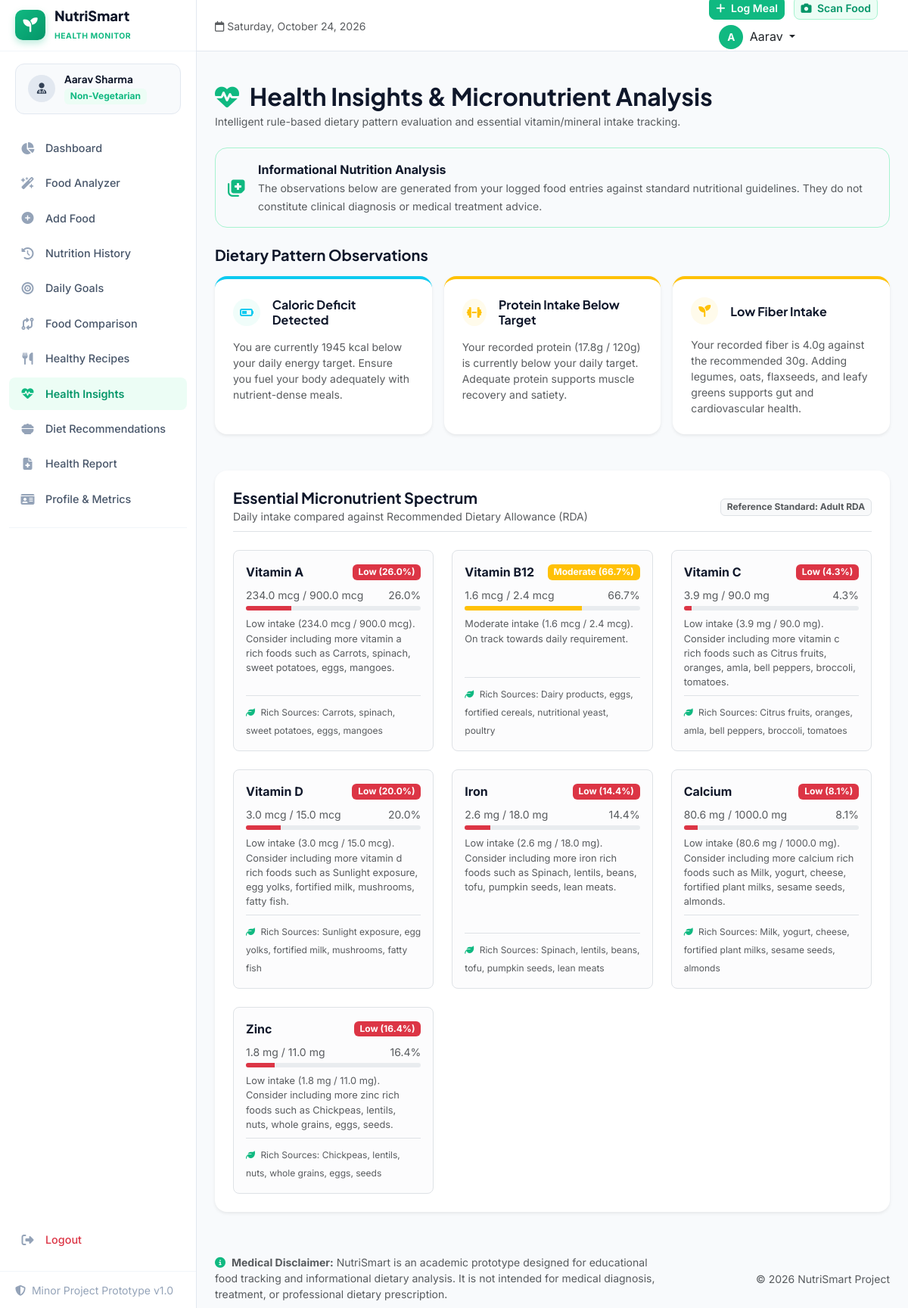
/insights (signed in), run on the app's committed database.
### models.py (models this page shows, shortened)
class User(db.Model):
    __tablename__ = 'users'
    id = db.Column(db.Integer, primary_key=True)
    name = db.Column(db.String(100), nullable=False)
    email = db.Column(db.String(120), unique=True, nullable=False, index=True)
    password_hash = db.Column(db.String(255), nullable=False)
    age = db.Column(db.Integer, nullable=False)
    gender = db.Column(db.String(20), nullable=False)  # 'Male', 'Female', 'Other'
    height = db.Column(db.Float, nullable=False)        # in cm
    weight = db.Column(db.Float, nullable=False)        # in kg
    activity_level = db.Column(db.String(50), nullable=False) # 'Sedentary', 'Lightly Active', 'Moderately Active', 'Very Active'
    dietary_preference = db.Column(db.String(50), nullable=False) # 'Vegetarian', 'Non-Vegetarian', 'Vegan', 'Eggetarian'
    created_at = db.Column(db.DateTime, default=datetime.utcnow)
    logs = db.relationship('FoodLog', backref='user', lazy=True, cascade='all, delete-orphan')
    water_logs = db.relationship('WaterLog', backref='user', lazy=True, cascade='all, delete-orphan')
    goals = db.relationship('NutritionGoal', backref='user', uselist=False, lazy=True, cascade='all, delete-orphan')

### app.py (the view)
@app.route('/insights')
@login_required
def insights():
    user = get_current_user()
    today_totals, _ = calculate_day_totals(user.id, date.today())
    goals = user.goals
    rule_insights = analyze_health_insights(today_totals, goals)
    micronutrient_analysis = analyze_micronutrients(today_totals)
    return render_template(
        'insights.html',
        user=user,
        today_totals=today_totals,
        goals=goals,
        insights=rule_insights,
        micronutrients=micronutrient_analysis
    )

### app.py (called while the page is built)
def login_required(f):
    @wraps(f)
    def decorated_function(*args, **kwargs):
        if 'user_id' not in session:
            flash('Please log in to access this page.', 'warning')
            return redirect(url_for('login', next=request.url))
        return f(*args, **kwargs)
    return decorated_function

def get_current_user():
    if 'user_id' in session:
        return db.session.get(User, session['user_id'])
    return None

@app.context_processor
def inject_global_data():
    return {
        'current_user': get_current_user(),
        'current_year': datetime.now().year,
        'today_date': date.today().strftime('%A, %B %d, %Y')
    }

### templates/insights.html (shortened to what this page needs)
{% extends "base.html" %}
{% block content %}
<div class="container-fluid px-4 py-4">
    <div class="mb-4">
        <h2 class="fw-bold text-slate mb-1">
            <i class="fa-solid fa-heart-pulse text-emerald me-2"></i> Health Insights & Micronutrient Analysis
        </h2>
        <p class="text-muted small mb-0">
            Intelligent rule-based dietary pattern evaluation and essential vitamin/mineral intake tracking.
        </p>
    </div>
    <div class="alert alert-soft-emerald border border-emerald-subtle rounded-4 p-3 mb-4">
        <div class="d-flex align-items-center">
            <i class="fa-solid fa-notes-medical text-emerald fs-4 me-3"></i>
            <div>
                <strong class="text-slate d-block">Informational Nutrition Analysis</strong>
                <span class="text-muted small">The observations below are generated from your logged food entries against standard nutritional guidelines. They do not constitute clinical diagnosis or medical treatment advice.</span>
            </div>
        </div>
    </div>
    <h5 class="fw-bold text-slate mb-3">Dietary Pattern Observations</h5>
    <div class="row g-3 mb-5">
        {% for insight in insights %}
            <div class="col-md-6 col-lg-4">
                <div class="card h-100 border-0 shadow-sm rounded-4 p-4 bg-white border-top border-4 {% if insight.type == 'warning' %}border-warning{% elif insight.type == 'success' %}border-success{% else %}border-info{% endif %}">
                    <div class="d-flex align-items-center mb-3">
                        <div class="icon-box-sm {% if insight.type == 'warning' %}bg-soft-warning text-warning{% elif insight.type == 'success' %}bg-soft-emerald text-emerald{% else %}bg-soft-info text-info{% endif %} rounded-circle me-3 text-center">
                            <i class="fa-solid {{ insight.icon }}"></i>
                        </div>
                        <h6 class="fw-bold text-slate mb-0">{{ insight.title }}</h6>
                    </div>
                    <p class="text-muted small mb-0">{{ insight.message }}</p>
                </div>
            </div>
        {% endfor %}
    </div>
    <div class="card border-0 shadow-sm rounded-4 p-4 bg-white mb-4">
        <div class="d-flex flex-column flex-md-row justify-content-between align-items-md-center gap-2 mb-4 pb-2 border-bottom">
            <div>
                <h5 class="fw-bold text-slate mb-0">Essential Micronutrient Spectrum</h5>
                <small class="text-muted">Daily intake compared against Recommended Dietary Allowance (RDA)</small>
            </div>
            <span class="badge bg-light text-muted border">Reference Standard: Adult RDA</span>
        </div>
        <div class="row g-4">
            {% for micro in micronutrients %}
                <div class="col-md-6 col-lg-4">
                    <div class="p-3 rounded-3 border bg-light-subtle h-100 d-flex flex-column justify-content-between">
                        <div>
                            <div class="d-flex justify-content-between align-items-center mb-2">
                                <strong class="text-slate">{{ micro.name }}</strong>
                                <span class="badge bg-{{ micro.status_class }} text-white">{{ micro.status }} ({{ micro.percentage }}%)</span>
                            </div>
                            <div class="d-flex justify-content-between text-muted small mb-1">
                                <span>{{ micro.current }} {{ micro.unit }} / {{ micro.rda }} {{ micro.unit }}</span>
                                <span>{{ micro.percentage }}%</span>
                            </div>
                            <div class="progress mb-2" style="height: 6px;">
                                <div class="progress-bar bg-{{ micro.status_class }}" style="width: {{ micro.percentage }}%;"></div>
                            </div>
                            <p class="text-muted small mb-2" style="font-size: 0.8rem;">
                                {{ micro.guidance }}
                            </p>
                        </div>
                        <div class="border-top pt-2 mt-auto">
                            <small class="text-muted" style="font-size: 0.75rem;">
                                <i class="fa-solid fa-leaf text-emerald me-1"></i> Rich Sources: {{ micro.sources }}
                            </small>
                        </div>
                    </div>
                </div>
            {% endfor %}
        </div>
    </div>
</div>
{% endblock %}

### templates/base.html (shortened to what this page needs)
<!DOCTYPE html>
<html lang="en">
<head>
    <link href="https://cdn.jsdelivr.net/npm/bootstrap@5.3.2/dist/css/bootstrap.min.css" rel="stylesheet">
    <link rel="stylesheet" href="https://cdnjs.cloudflare.com/ajax/libs/font-awesome/6.5.1/css/all.min.css">
    <link rel="stylesheet" href="{{ url_for('static', filename='css/style.css') }}">
</head>
<body class="{% if current_user %}app-body{% else %}landing-body{% endif %}">
{% if current_user %}
    <div class="app-layout">
        <aside class="app-sidebar" id="appSidebar">
            <div class="sidebar-header">
                <a href="{{ url_for('dashboard') }}" class="brand-link">
                    <div class="brand-icon">
                        <i class="fa-solid fa-seedling"></i>
                    </div>
                    <div class="brand-text">
                        <span class="brand-title">NutriSmart</span>
                        <span class="brand-tag">Health Monitor</span>
                    </div>
                </a>
            </div>
            <div class="sidebar-user-card">
                <div class="user-avatar">
                    <i class="fa-solid fa-user-doctor"></i>
                </div>
                <div class="user-info">
                    <h6 class="user-name">{{ current_user.name }}</h6>
                    <span class="badge bg-soft-emerald text-emerald">{{ current_user.dietary_preference }}</span>
                </div>
            </div>
            <nav class="sidebar-nav">
                <ul class="nav-list">
                    <li class="nav-item">
                        <a href="{{ url_for('dashboard') }}" class="nav-link {% if request.endpoint == 'dashboard' %}active{% endif %}">
                            <i class="fa-solid fa-chart-pie"></i>
                            <span>Dashboard</span>
                        </a>
                    </li>
                    <li class="nav-item">
                        <a href="{{ url_for('food_analyzer') }}" class="nav-link {% if request.endpoint == 'food_analyzer' %}active{% endif %}">
                            <i class="fa-solid fa-wand-magic-sparkles"></i>
                            <span>Food Analyzer</span>
                        </a>
                    </li>
                    <li class="nav-item">
                        <a href="{{ url_for('add_food') }}" class="nav-link {% if request.endpoint == 'add_food' %}active{% endif %}">
                            <i class="fa-solid fa-circle-plus"></i>
                            <span>Add Food</span>
                        </a>
                    </li>
                    <li class="nav-item">
                        <a href="{{ url_for('history') }}" class="nav-link {% if request.endpoint == 'history' %}active{% endif %}">
                            <i class="fa-solid fa-clock-rotate-left"></i>
                            <span>Nutrition History</span>
                        </a>
                    </li>
                    <li class="nav-item">
                        <a href="{{ url_for('goals') }}" class="nav-link {% if request.endpoint == 'goals' %}active{% endif %}">
                            <i class="fa-solid fa-bullseye"></i>
                            <span>Daily Goals</span>
                        </a>
                    </li>
                    <li class="nav-item">
                        <a href="{{ url_for('compare') }}" class="nav-link {% if request.endpoint == 'compare' %}active{% endif %}">
                            <i class="fa-solid fa-code-compare"></i>
                            <span>Food Comparison</span>
                        </a>
                    </li>
                    <li class="nav-item">
                        <a href="{{ url_for('recipes') }}" class="nav-link {% if request.endpoint == 'recipes' %}active{% endif %}">
                            <i class="fa-solid fa-utensils"></i>
                            <span>Healthy Recipes</span>
                        </a>
                    </li>
                    <li class="nav-item">
                        <a href="{{ url_for('insights') }}" class="nav-link {% if request.endpoint == 'insights' %}active{% endif %}">
                            <i class="fa-solid fa-heart-pulse"></i>
                            <span>Health Insights</span>
                        </a>
                    </li>
                    <li class="nav-item">
                        <a href="{{ url_for('recommendations') }}" class="nav-link {% if request.endpoint == 'recommendations' %}active{% endif %}">
                            <i class="fa-solid fa-bowl-food"></i>
                            <span>Diet Recommendations</span>
                        </a>
                    </li>
                    <li class="nav-item">
                        <a href="{{ url_for('report') }}" class="nav-link {% if request.endpoint == 'report' %}active{% endif %}">
                            <i class="fa-solid fa-file-medical"></i>
                            <span>Health Report</span>
                        </a>
                    </li>
                    <li class="nav-item">
                        <a href="{{ url_for('profile') }}" class="nav-link {% if request.endpoint == 'profile' %}active{% endif %}">
                            <i class="fa-solid fa-id-card"></i>
                            <span>Profile & Metrics</span>
                        </a>
                    </li>
                </ul>
                <div class="sidebar-divider"></div>
                <ul class="nav-list mt-auto">
                    <li class="nav-item">
                        <a href="{{ url_for('logout') }}" class="nav-link text-danger">
                            <i class="fa-solid fa-right-from-bracket"></i>
                            <span>Logout</span>
                        </a>
                    </li>
                </ul>
            </nav>
            <div class="sidebar-footer-note">
                <small><i class="fa-solid fa-shield-halved me-1"></i> Minor Project Prototype v1.0</small>
            </div>
        </aside>
        <div class="app-main">
            <header class="app-topbar">
                <div class="topbar-left">
                    <div class="page-context">
                        <span class="text-muted small"><i class="fa-regular fa-calendar me-1"></i>{{ today_date }}</span>
                    </div>
                </div>
                <div class="topbar-right">
                    <a href="{{ url_for('add_food') }}" class="btn btn-sm btn-emerald me-2">
                        <i class="fa-solid fa-plus me-1"></i> Log Meal
                    </a>
                    <a href="{{ url_for('food_analyzer') }}" class="btn btn-sm btn-soft-emerald me-3">
                        <i class="fa-solid fa-camera me-1"></i> Scan Food
                    </a>
                    <div class="dropdown">
                        <button class="btn btn-profile-dropdown dropdown-toggle" type="button" data-bs-toggle="dropdown">
                            <span class="user-badge-initial">{{ current_user.name[0] }}</span>
                            <span class="d-none d-md-inline ms-1">{{ current_user.name.split(' ')[0] }}</span>
                        </button>
                    </div>
                </div>
            </header>
            <div class="container-fluid px-4 pt-3">
            </div>
            <main class="app-content">
                {% block content %}{% endblock %}
            </main>
            <footer class="app-footer">
                <div class="container-fluid px-4 py-2">
                    <div class="row align-items-center">
                        <div class="col-md-8">
                            <p class="mb-0 text-muted small">
                                <i class="fa-solid fa-circle-info text-emerald me-1"></i>
                                <strong>Medical Disclaimer:</strong> NutriSmart is an academic prototype designed for educational food tracking and informational dietary analysis. It is not intended for medical diagnosis, treatment, or professional dietary prescription.
                            </p>
                        </div>
                        <div class="col-md-4 text-md-end mt-2 mt-md-0">
                            <span class="text-muted small">&copy; {{ current_year }} NutriSmart Project</span>
                        </div>
                    </div>
                </div>
            </footer>
        </div>
    </div>
{% endif %}
</body>
</html>

### data on the page
User: name "Aarav Sharma", dietary_preference "Non-Vegetarian", name "A", name "Aarav"

### other printed values
{{ insight.title }} "Caloric Deficit Detected" "Protein Intake Below Target" "Low Fiber Intake"
{{ insight.message }} "You are currently 1945 kcal below your daily energy target. Ensure you fuel your body adequately with nutrient-dense meals." "Your recorded protein (17.8g / 120g) is currently below your daily target. Adequate protein supports muscle recovery and satiety." "Your recorded fiber is 4.0g against the recommended 30g. Adding legumes, oats, flaxseeds, and leafy greens supports gut and cardiovascular health."
{{ micro.name }} "Vitamin A" "Vitamin B12" "Vitamin C" "Vitamin D" "Iron" "Calcium" "Zinc"
{{ micro.status }} "Low" "Moderate" "Low" "Low" "Low" "Low" "Low"
{{ micro.percentage }} "26.0" "66.7" "4.3" "20.0" "14.4" "8.1" "16.4"
{{ micro.current }} "234.0" "1.6" "3.9" "3.0" "2.6" "80.6" "1.8"
{{ micro.unit }} "mcg" "mcg" "mg" "mcg" "mg" "mg" "mg"
{{ micro.rda }} "900.0" "2.4" "90.0" "15.0" "18.0" "1000.0" "11.0"
{{ micro.guidance }} "Low intake (234.0 mcg / 900.0 mcg). Consider including more vitamin a rich foods such as Carrots, spinach, sweet potatoes, eggs, mangoes." "Moderate intake (1.6 mcg / 2.4 mcg). On track towards daily requirement." "Low intake (3.9 mg / 90.0 mg). Consider including more vitamin c rich foods such as Citrus fruits, oranges, amla, bell peppers, broccoli, tomatoes." "Low intake (3.0 mcg / 15.0 mcg). Consider including more vitamin d rich foods such as Sunlight exposure, egg yolks, fortified milk, mushrooms, fatty fish." "Low intake (2.6 mg / 18.0 mg). Consider including more iron rich foods such as Spinach, lentils, beans, tofu, pumpkin seeds, lean meats." "Low intake (80.6 mg / 1000.0 mg). Consider including more calcium rich foods such as Milk, yogurt, cheese, fortified plant milks, sesame seeds, almonds." "Low intake (1.8 mg / 11.0 mg). Consider including more zinc rich foods such as Chickpeas, lentils, nuts, whole grains, eggs, seeds."
{{ micro.sources }} "Carrots, spinach, sweet potatoes, eggs, mangoes" "Dairy products, eggs, fortified cereals, nutritional yeast, poultry" "Citrus fruits, oranges, amla, bell peppers, broccoli, tomatoes" "Sunlight exposure, egg yolks, fortified milk, mushrooms, fatty fish" "Spinach, lentils, beans, tofu, pumpkin seeds, lean meats" "Milk, yogurt, cheese, fortified plant milks, sesame seeds, almonds" "Chickpeas, lentils, nuts, whole grains, eggs, seeds"
